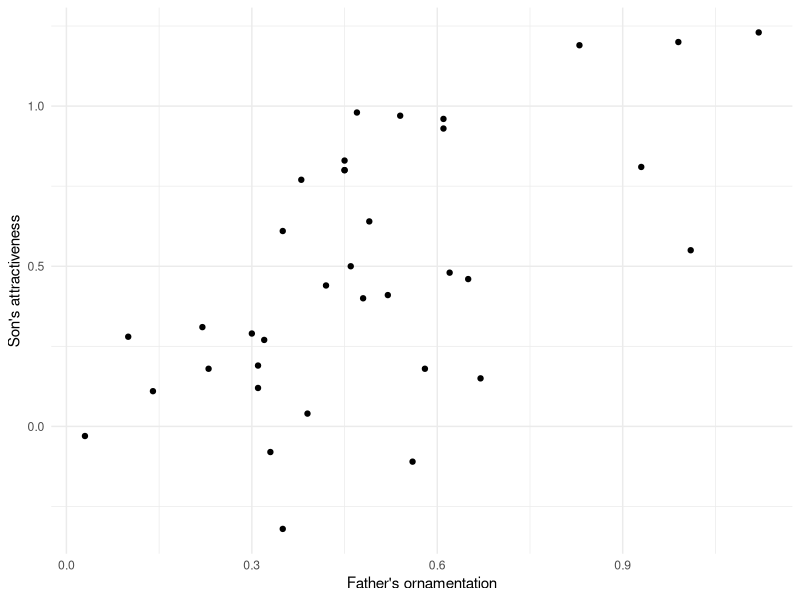
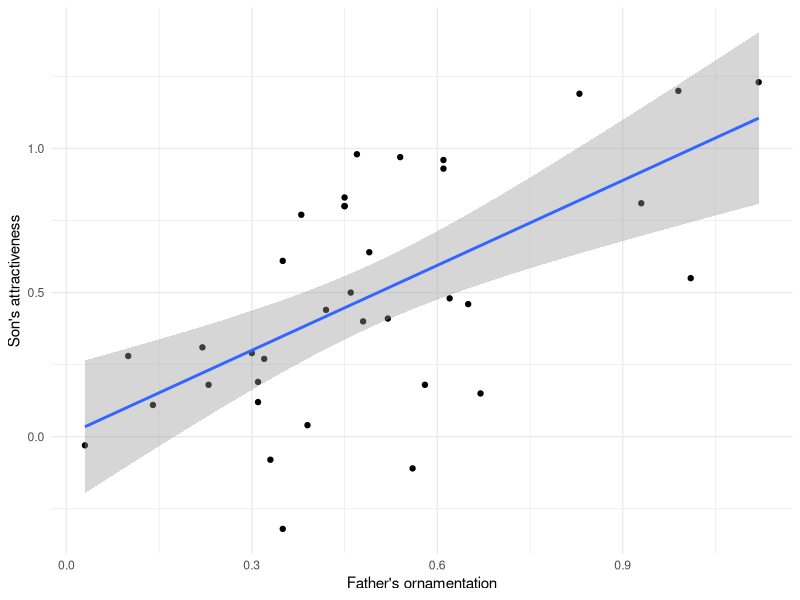
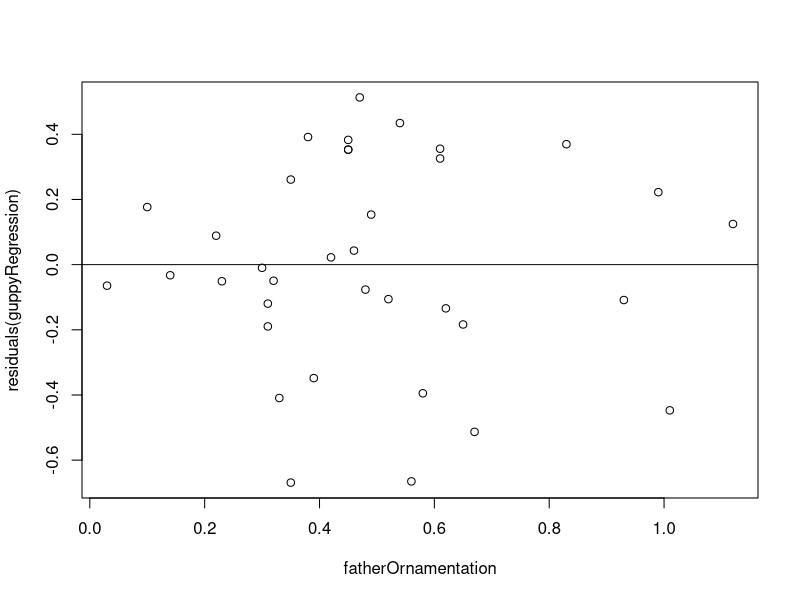

Write R code to recreate these figures, in order.
## ---- chunk 1
# Example code to load the data
# NB you will probably have to supply your own file path
guppyData <- read.csv("data/guppy-attractiveness.csv")
## ---- chunk 2
if(!require("ggplot2")) install.packages("ggplot2")
ggplot(guppyData, aes(x = fatherOrnamentation,                       y = sonAttractiveness)) +
   geom_point() +
   theme_minimal() +
   xlab("Father's ornamentation") +
   ylab("Son's attractiveness")

## ---- chunk 3
cor(guppyData$fatherOrnamentation, guppyData$sonAttractiveness)
## ---- chunk 4
cor(guppyData$fatherOrnamentation, guppyData$sonAttractiveness)^2
## ---- chunk 5
cor.test(x = guppyData$fatherOrnamentation, 
         y = guppyData$sonAttractiveness)
## ---- chunk 6
cor.test(x = guppyData$fatherOrnamentation, 
        y = guppyData$sonAttractiveness, 
        method = "spearman")
## ---- chunk 7
guppyRegression <- lm(sonAttractiveness ~ fatherOrnamentation, 
                      data = guppyData)
## ---- chunk 8
guppyRegression 
## ---- chunk 9
summary(guppyRegression)
## ---- chunk 10
ggplot(guppyData, aes(x = fatherOrnamentation, 
   y= sonAttractiveness)) +
   geom_point() +
   theme_minimal() +
   xlab("Father's ornamentation") +
   ylab("Son's attractiveness") +    
   geom_smooth(method = lm)
   
## ---- chunk 11
plot(residuals(guppyRegression) ~ fatherOrnamentation, 
      data = guppyData)

abline(h=0)
